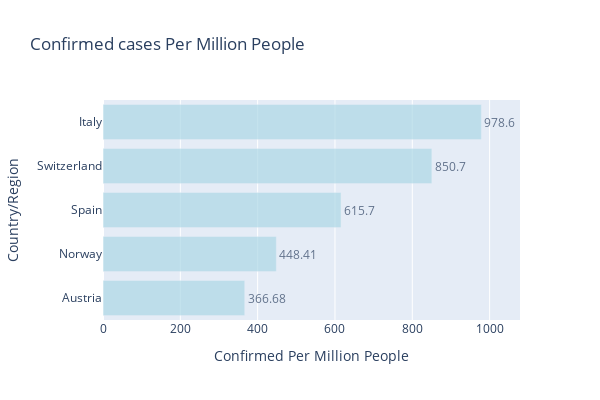

The code cell stored with this chart in its notebook:
### Markdown cell above
##### Criterion 1: Number of confiremd cases. 
        1. China.
        2. Italy.
        3. United States.
        4. Spain.
        5. Germany.

### Code cell
temp = full_table.copy()
# load population dataset
pop_clean_data = pd.read_csv("population_clean.csv")

# select only the latest data
pop = pop_clean_data.loc[:, ['Country Name', '2018']]

# substitute for missing values
cols = ['French Guiana', 'Martinique', 'Palestine' , 'Republic of Ireland', 'Saint Barthelemy', 'Taiwan', 'Vatican City']
pops = [290691, 376480, 4750000, 4920455, 7122, 23476640, 1000]
for c, p in zip(cols, pops):
    temp.loc[temp['Country/Region']== c, 'Population'] = p

# replace country names 
name = {
    'Egypt, Arab Rep.': 'Egypt',
    'Hong Kong SAR, China': 'Hong Kong',
    'Iran, Islamic Rep.': 'Iran (Islamic Republic of)',
    'Macao SAR, China': 'Macau',
    'Hong Kong SAR': 'Hong Kong',
    'Russian Federation': 'Russia',
    'Slovak Republic': 'Slovakia',
    'Korea, Rep.': 'Republic of Korea',
    'United Kingdom': 'UK',
    'United States': 'US' }
pop.loc[:, 'Country Name'] = pop.loc[: 'Country Name'].replace(name)

# merge dataframes
temp = pd.merge(full_latest_grouped, pop, how='left', right_on='Country Name', left_on='Country/Region')
# print(temp[temp['Country Name'].isna()])

temp = temp[['Country/Region', 'Confirmed', 'Deaths', 'Recovered', 'Active', '2018']]
temp.columns = ['Country/Region', 'Confirmed', 'Deaths', 'Recovered', 'Active', 'Population']
    
# calculate Confirmed/Population
temp['Confirmed Per Million People'] = round(temp['Confirmed']/temp['Population']*1000000, 2)

# countries with population greater that 1 million only
temp = temp[temp['Population']>1000000].sort_values('Confirmed Per Million People', ascending=False).reset_index(drop=True)
# temp.head()

fig = px.bar(temp.head(5).sort_values('Confirmed Per Million People', ascending=True), 
             x='Confirmed Per Million People', y='Country/Region', orientation='h', 
             width=600, height=400, text='Confirmed Per Million People', title='Confirmed cases Per Million People',
             range_x = [0, max(temp['Confirmed Per Million People'])+100])
fig.update_traces(textposition='outside', marker_color='lightblue', opacity=0.7)
fig.update_layout(uniformtext_minsize=8, uniformtext_mode='hide')
fig.show()

### Figure 1 — Plotly figure (JSON) as saved in the notebook; plotly's stock layout.template omitted (floating-point values rounded to 4 significant figures)
{"data": [{"alignmentgroup": "True", "hoverlabel": {"namelength": 0}, "hovertemplate": "Confirmed Per Million People=%{text}<br>Country/Region=%{y}", "legendgroup": "", "marker": {"color": "lightblue"}, "name": "", "offsetgroup": "", "opacity": 0.7, "orientation": "h", "showlegend": false, "text": [366.7, 448.4, 615.7, 850.7, 978.6], "textposition": "outside", "type": "bar", "x": [366.7, 448.4, 615.7, 850.7, 978.6], "xaxis": "x", "y": ["Austria", "Norway", "Spain", "Switzerland", "Italy"], "yaxis": "y"}], "layout": {"barmode": "relative", "height": 400, "legend": {"tracegroupgap": 0}, "title": {"text": "Confirmed cases Per Million People"}, "uniformtext": {"minsize": 8, "mode": "hide"}, "width": 600, "xaxis": {"anchor": "y", "domain": [0, 1], "range": [0, 1079.0], "title": {"text": "Confirmed Per Million People"}}, "yaxis": {"anchor": "x", "domain": [0, 1], "title": {"text": "Country/Region"}}}}
